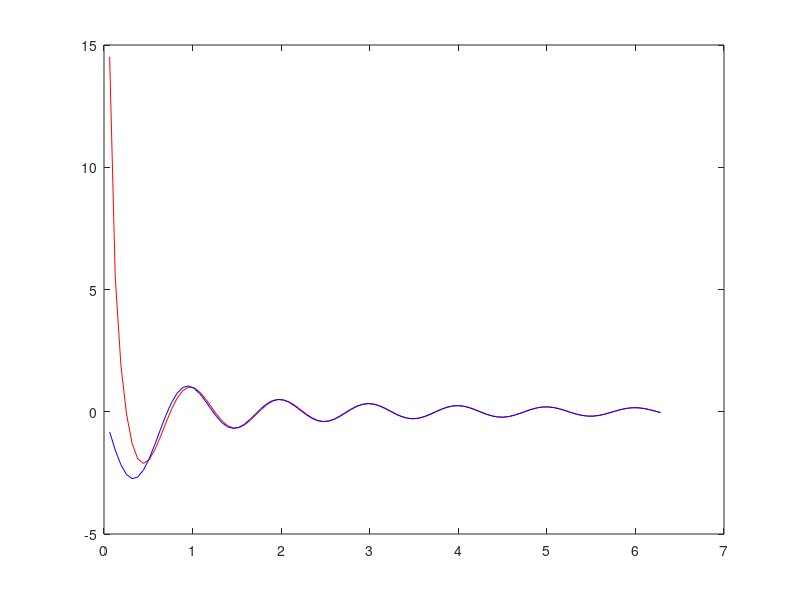

Here is the MATLAB script that generated this plot:
clc; close all; clear;

f = 1;
wl = 1;
A = 1;
k = 2 * pi / wl;
omega = 2 * pi * f;
rho = 1;

r = linspace(0,k*wl,100);

t = linspace(0,1/f,10);

figure
for ii = 1:length(t)
    p = A .* exp(1i .* (k .* r - omega .* t(ii))) ./ r; 
    v = A ./ (rho .* 1i .* omega) .* (1i .* k ./ r - 1./ r.^2) .* ...
    (exp(1i .* (k .* r - omega .* t(ii))));
    plot(r,real(p),'r'); hold on;
    plot(r,real(v),'b');
    hold off;
    pause(1);
end


